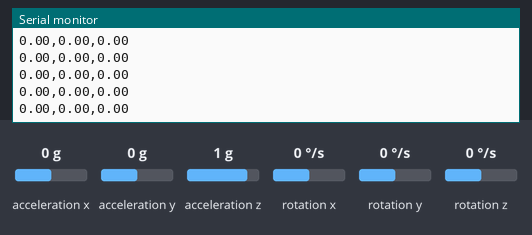
This sketch was run on a simulated Arduino Uno, built with avr-gcc and run on an emulated ATmega328P. Parts: the last lines printed to the serial monitor. Inputs (shaded band) come from the test bench; at power-on: acceleration y 0 g, acceleration z 1 g, rotation x 0 °/s, acceleration x 0 g, rotation y 0 °/s, rotation z 0 °/s.

Above: at 1.2 s.
1.3 s: acceleration y set to -1.4 g
At 2.3 s:
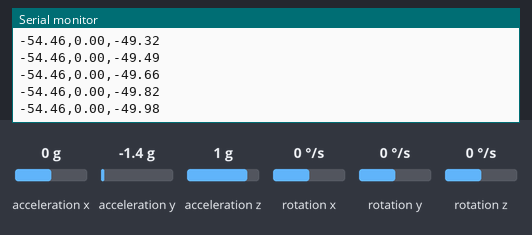
2.8 s: acceleration z set to -1.4 g
At 3.8 s:
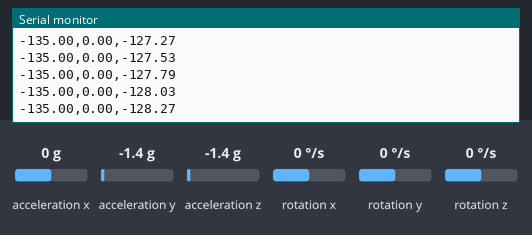
4.3 s: rotation x set to -192 °/s
At 4.8 s:
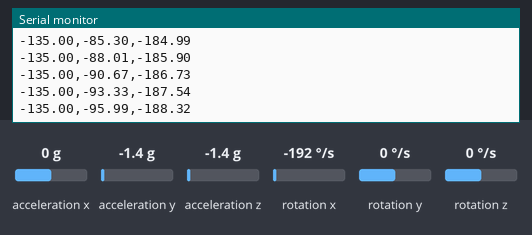
Timing chart, 0 to 7.3 s (numbered marks = the images above; inputs shaded):
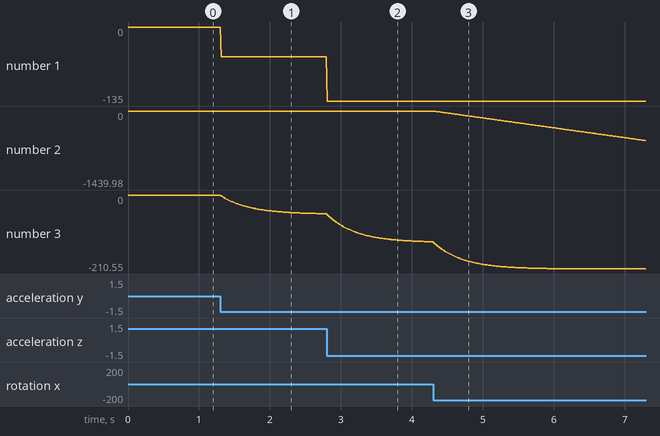

Measured:
- after the input at 1.3 s, the serial monitor: prints a new line at once (image 1)
- plotted number 1: 0 → -54.46 after the input at 1.3 s
- plotted number 3: 0 → -53.18 after the input at 1.3 s

The sketch:

MPU6050_final.ino
```cpp
#include <MPU6050.h>
#include <Wire.h>

MPU6050 mpu;

float complementaryAngle = 0.0;
float gyro = 0.00;
unsigned long lastTime = 0;
bool firstReading = true;
unsigned long timElapsed = 0;


void setup() {
  Serial.begin(115200);
  Wire.begin();
  Wire.setClock(400000);
  mpu.initialize();
  mpu.setXAccelOffset(-2178);
  mpu.setYAccelOffset(164);
  mpu.setZAccelOffset(1600);
  mpu.setXGyroOffset(-78);
  mpu.setYGyroOffset(-10);
  mpu.setZGyroOffset(-25);
  lastTime = micros();
  timElapsed = micros();

}

unsigned long n = 0;

void loop()

{
  n = n+1;


  int16_t ax, ay, az, gx, gy, gz;
  mpu.getMotion6(&ax, &ay, &az, &gx, &gy, &gz);

  // Calculate dt in seconds
  unsigned long now = micros();
  float dt = (now - lastTime) / 1000000.0;
  lastTime = now;

  // Accelerometer angle (noisy but no drift)
  float accelAngle = atan2((float)ay, (float)az) * 180.0 / PI;

  // Gyroscope rate in degrees/second
  float gyroRate = gx / 131.0;
  gyro = gyro + gyroRate * dt;

  if (micros()-timElapsed >= 5000000)
  {
    //Serial.print("LOOPS:                              ");
    //Serial.println(n);
    n=0;
    timElapsed = now;
  }


  if (firstReading) {
    // Startup fix: initialize from accelAngle instead of 0
    // (avoids slow climb from 0 to the real starting angle)
    complementaryAngle = accelAngle;
    firstReading = false;
  } else {
    // Complementary filter — fuse both
    complementaryAngle = 0.9659 * (complementaryAngle + gyroRate * dt) + 0.0341 * accelAngle;
  }

  // Print both for comparison

  Serial.print(accelAngle);
  Serial.print(",");
  Serial.print(gyro);
  Serial.print(",");
  Serial.print(complementaryAngle);
  Serial.println();

  while (micros() - now < 10000)
{


}


}
```
